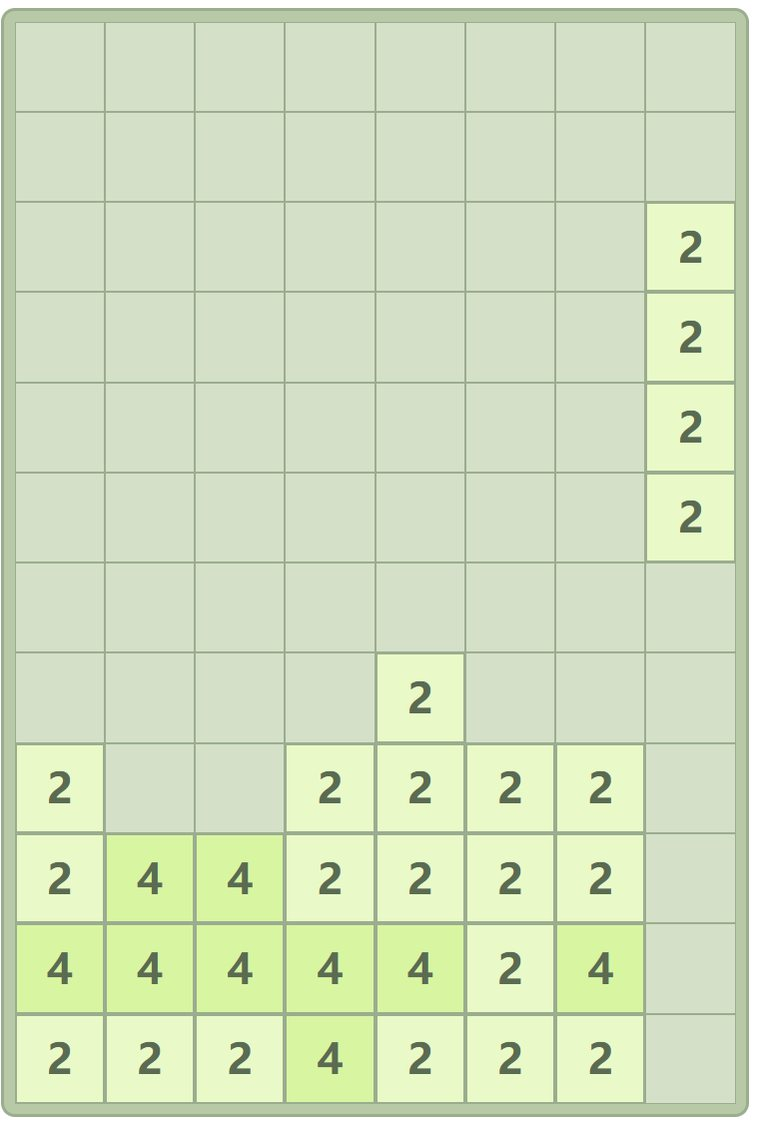
#> input picture resources/thumbnails/2048方块.jpg, 760 x 1124 px
$ python -i chartlib.py   (imports and definitions only)
#> lines starting #> are read from the running program, lines starting #| are printed output that depends on the picture
# -*- coding: utf-8 -*-
"""Unicode 官方码表取字形：下载 PDF → 定位码位格 → 裁图。"""
import os, re, sys, urllib.request
import pymupdf
from PIL import Image

CACHE = os.path.join(os.path.dirname(os.path.abspath(__file__)), 'charts')
# [1 line not run here, left out]
UA = {'User-Agent': 'Mozilla/5.0'}

# [22 lines left out: function fetch, not called in this run]

def _load_blocks():
    # 本文件在 符号/工具/ 下；参考资料 在 符号/参考资料/
    txt = open(os.path.join(os.path.dirname(os.path.abspath(__file__)),
                            '..', '参考资料', 'Blocks.txt'), encoding='utf-8').read()
    out = []
    for line in txt.splitlines():
        m = re.match(r'^([0-9A-F]+)\.\.([0-9A-F]+);\s*(.+?)\s*$', line)
        if m:
            out.append((int(m.group(1), 16), int(m.group(2), 16), m.group(3)))
    return out

# [1 line that did not run here, left out]

# [49 lines left out: functions block_of, find_cell, crop, not called in this run]

def tighten(p, thr=200, margin=6):
    """把白边裁掉，只留墨迹。"""
#> called with p = '../../resources/thumbnails/2048方块.jpg', thr = 200, margin = 6
    im = Image.open(p).convert('L')
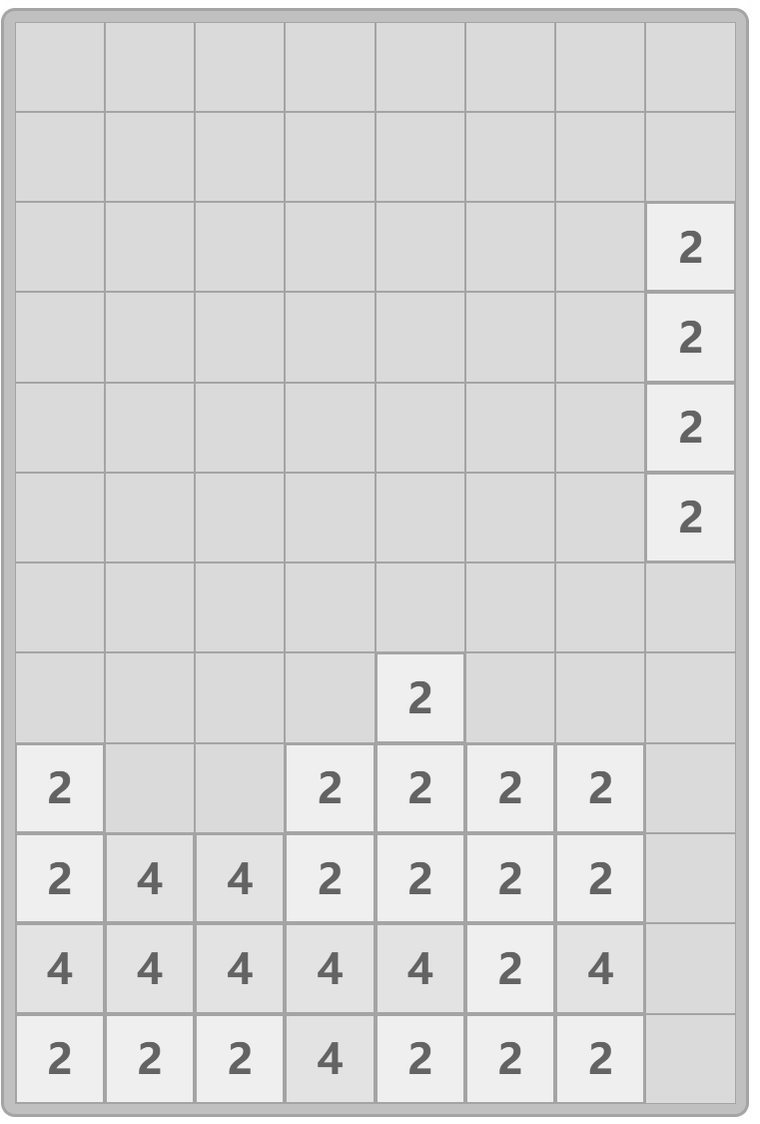
#> im: PIL image 760x1124 L; min 70, max 255, mean 217.2
    bbox = im.point(lambda v: 0 if v > thr else 255).getbbox()
#> bbox = (1, 8, 749, 1117)
    if not bbox:
        return p
    x0, y0, x1, y1 = bbox
#> x0 = 1; y0 = 8; x1 = 749; y1 = 1117
    im2 = Image.open(p).convert('RGB').crop(
        (max(0, x0 - margin), max(0, y0 - margin),
         min(im.width, x1 + margin), min(im.height, y1 + margin)))
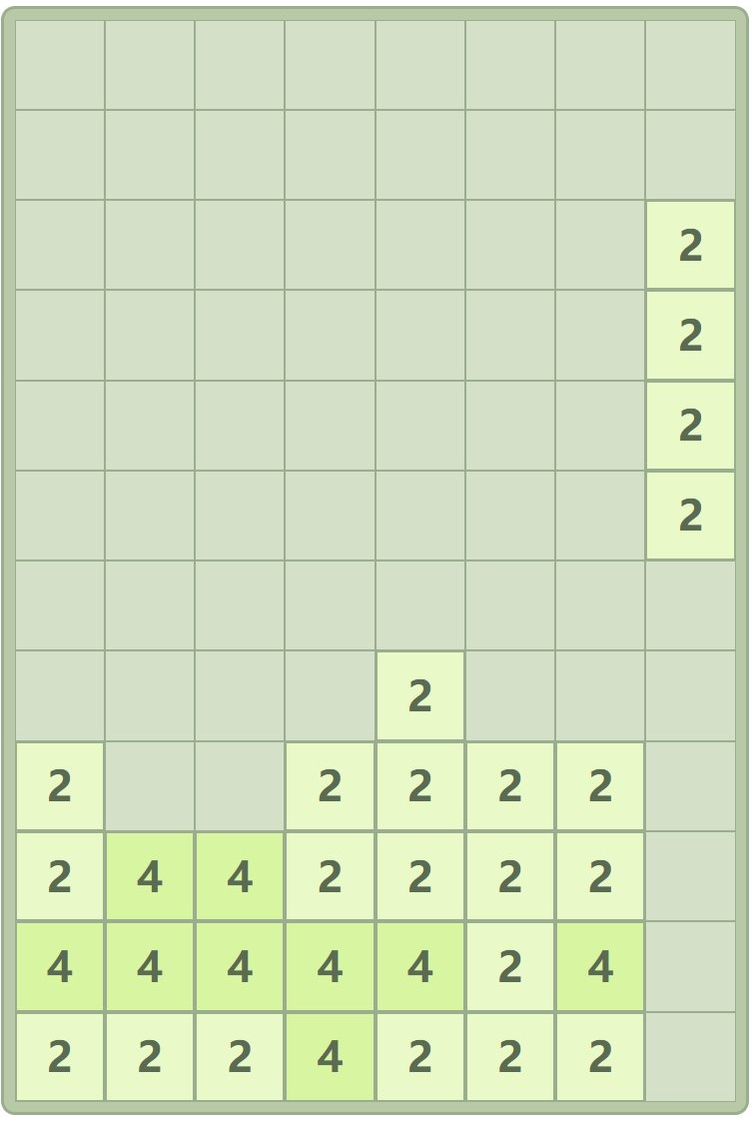
#> im2: PIL image 755x1121 RGB; mean R, G, B 210.4, 224.7, 191.3
    im2.save(p)
    return p

>>> result = tighten('../../resources/thumbnails/2048方块.jpg')

$ run again, on resources/thumbnails/2048蛇.jpg
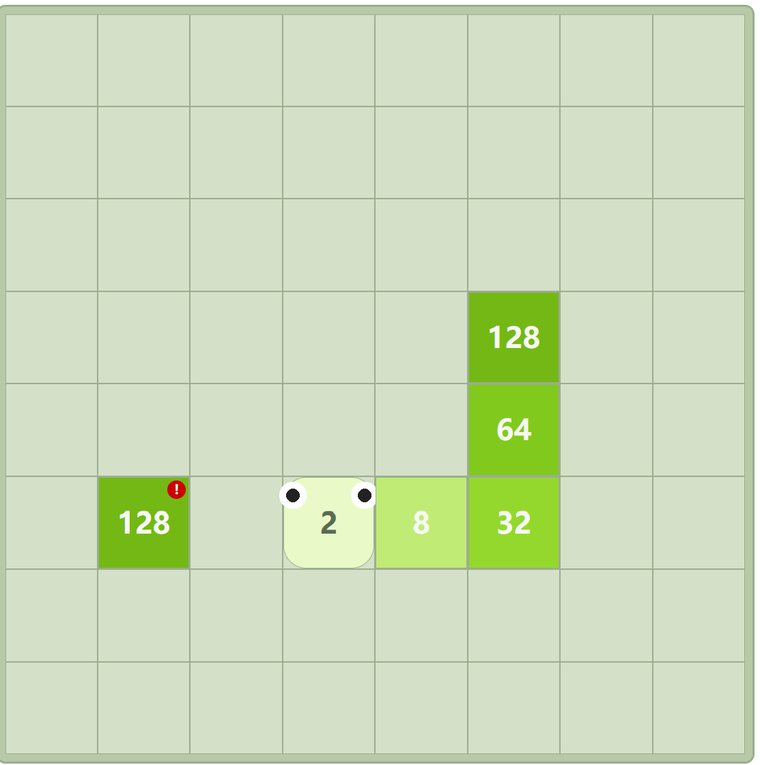
#> input picture resources/thumbnails/2048蛇.jpg, 760 x 765 px
#> in tighten, `im = Image.open(p).convert('L')`:
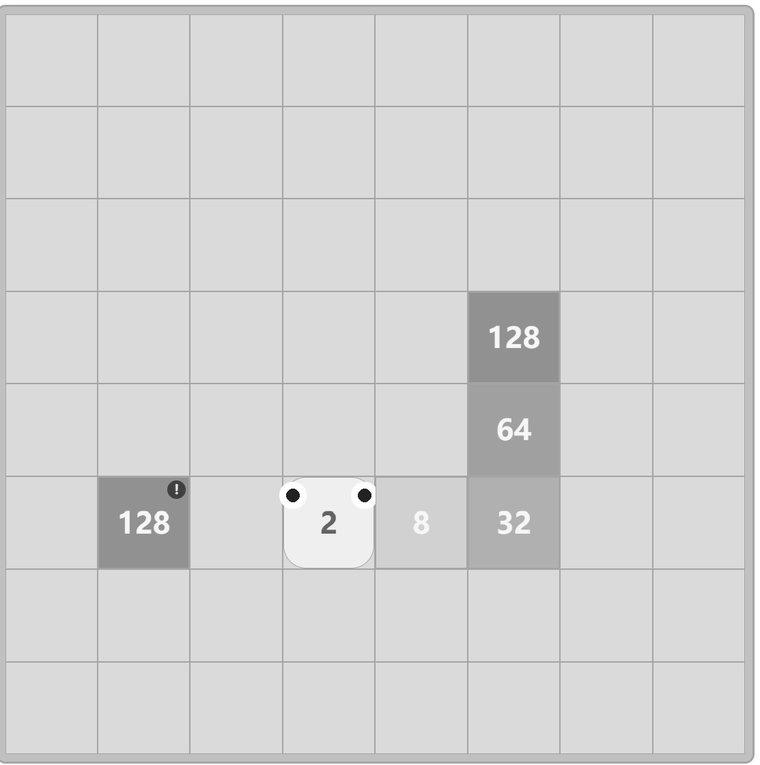
#> im: PIL image 760x765 L; min 1, max 255, mean 212.5
#> bbox = (0, 5, 755, 764)
#> x0 = 0; y0 = 5; x1 = 755; y1 = 764
#> in tighten, im2 is the input picture: PIL image 760x765 RGB; mean R, G, B 205.1, 220.6, 187.6

$ run again, on resources/thumbnails/中国象棋.jpg
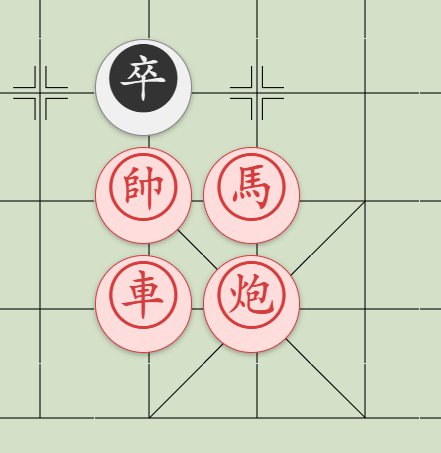
#> input picture resources/thumbnails/中国象棋.jpg, 441 x 453 px
#> in tighten, `im = Image.open(p).convert('L')`:
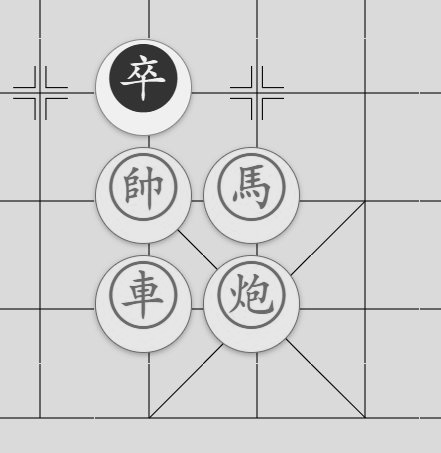
#> im: PIL image 441x453 L; min 1, max 255, mean 209.5
#> bbox = (0, 0, 441, 419)
#> x0 = 0; x1 = 441; y1 = 419
#> in tighten, `im2 = Image.open(p).convert('RGB').crop( (max(0, x0 - margin), max(0, ..`:
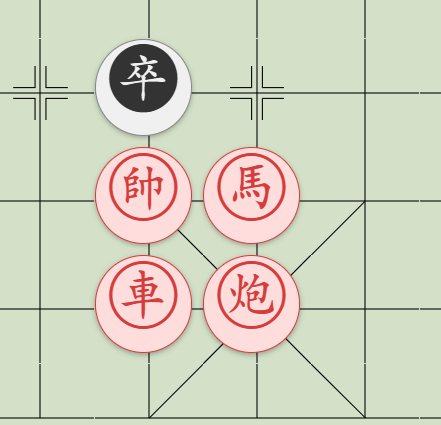
#> im2: PIL image 441x425 RGB; mean R, G, B 210.1, 211.2, 192.4

$ run again, on resources/thumbnails/元素周期表.jpg
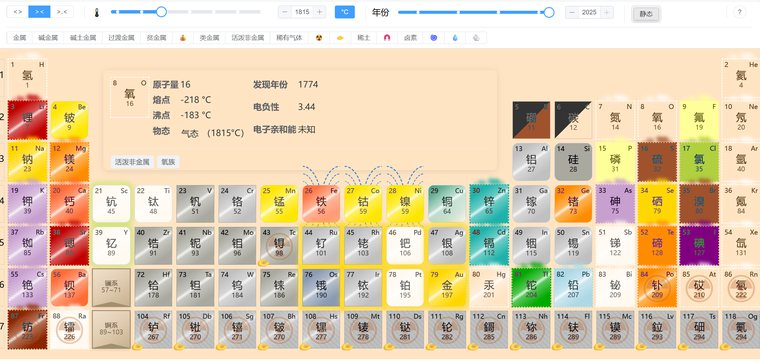
#> input picture resources/thumbnails/元素周期表.jpg, 760 x 362 px
#> in tighten, `im = Image.open(p).convert('L')`:
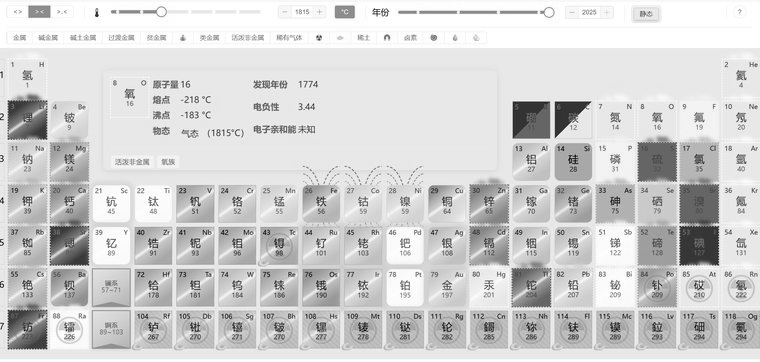
#> im: PIL image 760x362 L; min 5, max 255, mean 210.1
#> bbox = (0, 5, 760, 350)
#> x0 = 0; y0 = 5; x1 = 760; y1 = 350
#> in tighten, `im2 = Image.open(p).convert('RGB').crop( (max(0, x0 - margin), max(0, ..`:
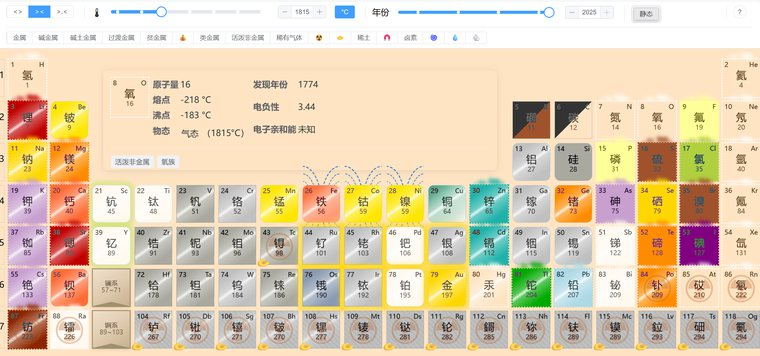
#> im2: PIL image 760x356 RGB; mean R, G, B 225.2, 207.4, 179.6
